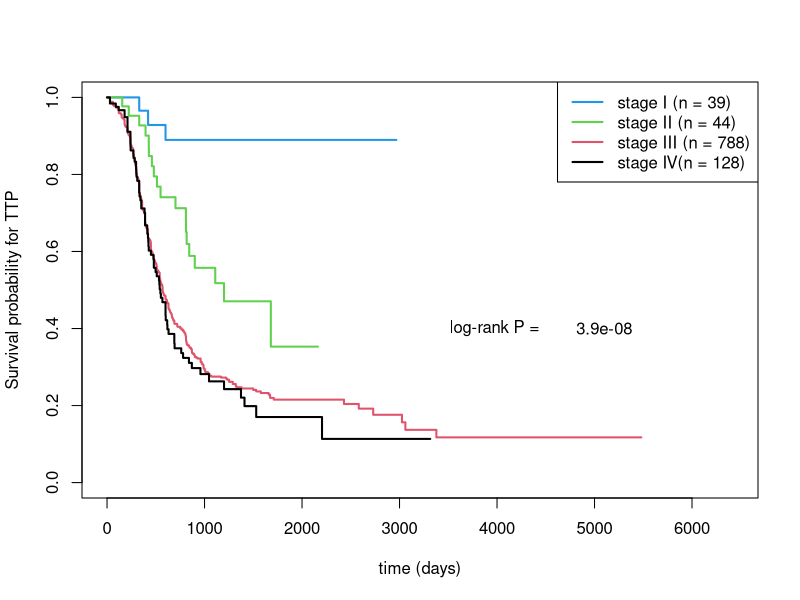
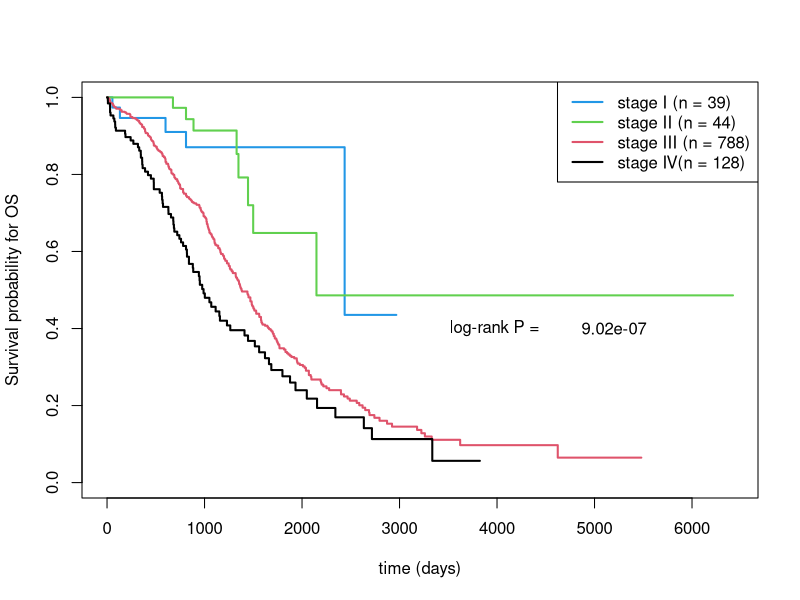
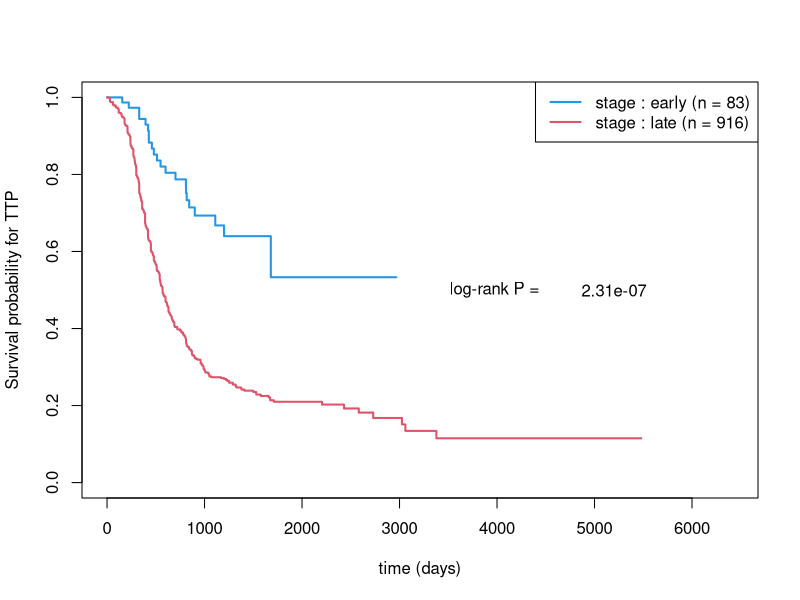
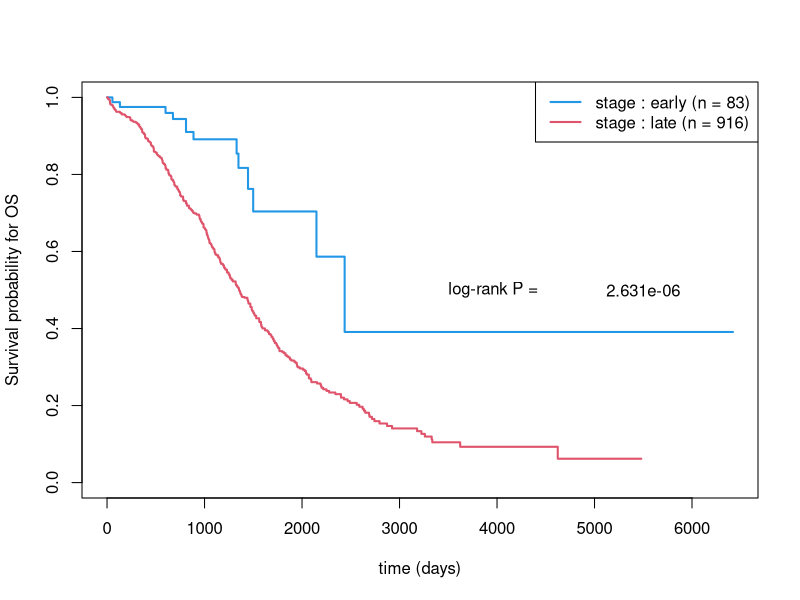

Reproduce these figures in R, in order. (Note: this script raises an error after producing the figures.)
library(survival)

## data analysis ## ===================================
ovarian_cancer = read.table(file = "ovarian_cancer.csv", header = T, sep = ",")
index = which(is.na(ovarian_cancer$tumorstage))
ovarian_cancer = ovarian_cancer[-index, ]

t.event = ovarian_cancer$days_to_tumor_recurrence
event = ovarian_cancer$recurrence_status
t.death = ovarian_cancer$days_to_death
death = ovarian_cancer$vital_status
group = ovarian_cancer$group

t.event[t.event == 0] = 1 ## data can not be zero ##
t.death[t.death == 0] = 1 ## data can not be zero ##

CEN = mean(event == 0 & death == 0)
CEN

## median follow-up ##
death2 = death
death2[death == 1] = 0
death2[death == 0] = 1
s = Surv(time = t.death, event = death2)
ss = survfit(s ~ group)
ss
length(death)

## descriptive statistics ##
Z = ovarian_cancer[, c("CXCL12", "tumorstage", "summarystage")]
Z$tumorstage = factor(Z$tumorstage)
Z$summarystage = factor(Z$summarystage, levels = c("early", "late"))
summary(Z)


## tumorstage ## ===========================================================================
## TTP ##
km.for.X = survfit(Surv(time = t.event, event = event) ~ Z$tumorstage, conf.type = "log-log")
survdiff.for.X = survdiff(Surv(time = t.event, event = event) ~ Z$tumorstage)
p_value.for.X = 1 - pchisq(survdiff.for.X$chisq, length(survdiff.for.X$n) - 1)
p_value.for.X

plot(km.for.X, mark.time = F, xlim = c(0, 6420), col = c(4, 3, 2, 1), lwd = 2,
     xlab = "time (days)", ylab = "Survival probability for TTP",
     main = NULL, conf.int = F)
text(4000, 0.4, 'log-rank P = ')
text(5100, 0.4, round(p_value.for.X, digits = 9))
legend("topright", c("stage I (n = 39)", "stage II (n = 44)", "stage III (n = 788)", "stage IV(n = 128)"),
       col = c(4, 3, 2, 1), lty = c(1, 1, 1, 1), lwd = c(2, 2, 2, 2))

## OS ##
km.for.D = survfit(Surv(time = t.death, event = death) ~ Z$tumorstage, conf.type = "log-log")
survdiff.for.D = survdiff(Surv(time = t.death, event = death) ~ Z$tumorstage)
p_value.for.D = 1 - pchisq(survdiff.for.D$chisq, length(survdiff.for.D$n) - 1)
p_value.for.D

plot(km.for.D, mark.time = F, xlim = c(0, 6420), col = c(4, 3, 2, 1), lwd = 2,
     xlab = "time (days)", ylab = "Survival probability for OS",
     main = NULL, conf.int = F)
text(4000, 0.4, 'log-rank P = ')
text(5200, 0.4, round(p_value.for.D, digits = 9))
legend("topright", c("stage I (n = 39)", "stage II (n = 44)", "stage III (n = 788)", "stage IV(n = 128)"),
       col = c(4, 3, 2, 1), lty = c(1, 1, 1, 1), lwd = c(2, 2, 2, 2))
## tumorstage ## ===========================================================================

## summarystage ## =========================================================================
## TTP ##
km.for.X = survfit(Surv(time = t.event, event = event) ~ Z$summarystage, conf.type = "log-log")
survdiff.for.X = survdiff(Surv(time = t.event, event = event) ~ Z$summarystage)
p_value.for.X = 1 - pchisq(survdiff.for.X$chisq, length(survdiff.for.D$n) - 1)
p_value.for.X

plot(km.for.X, mark.time = F, xlim = c(0, 6420), col = c(4, 2), lwd = 2,
     xlab = "time (days)", ylab = "Survival probability for TTP",
     main = NULL, conf.int = F)

text(4000, 0.5, 'log-rank P = ')
text(5200, 0.5, round(p_value.for.X, digits = 9))
legend("topright", c("stage : early (n = 83)", "stage : late (n = 916)"),
       col = c(4, 2), lty = c(1, 1), lwd = c(2, 2))

## OS ##
km.for.D = survfit(Surv(time = t.death, event = death) ~ Z$summarystage, conf.type = "log-log")
survdiff.for.D = survdiff(Surv(time = t.death, event = death) ~ Z$summarystage)
p_value.for.D = 1 - pchisq(survdiff.for.D$chisq, length(survdiff.for.D$n) - 1)
p_value.for.D

plot(km.for.D, mark.time = F, xlim = c(0, 6420), col = c(4, 2), lwd = 2,
     xlab = "time (days)", ylab = "Survival probability for OS",
     main = NULL, conf.int = F)
text(3500, 0.5, 'log-rank P = ', round(p_value.for.D, digits = 3))
text(5500, 0.5, round(p_value.for.D, digits = 9))
legend("topright", c("stage : early (n = 83)", "stage : late (n = 916)"),
       col = c(4, 2), lty = c(1, 1), lwd = c(2, 2))
## summarystage ## =========================================================================



## data transformation ##
trst = data.frame(CXCL12 = Z$CXCL12, tumorstage.2 = 0, tumorstage.3 = 0, tumorstage.4 = 0, summarystage.late = 0)
trst$tumorstage.2[Z$tumorstage == 2] = 1
trst$tumorstage.3[Z$tumorstage == 3] = 1
trst$tumorstage.4[Z$tumorstage == 4] = 1
trst$summarystage.late[Z$summarystage == "late"] = 1
Z = trst

set.seed(1)
## case 1_1, Z1 = CXCL12, Z2 = CXCL12 ## =============================================
Z1 = Z$CXCL12
Z2 = Z$CXCL12
alpha_true = 0
Adj = 550
ptm = proc.time()
repeat{
  check = try(jointCox.Weibull.reg(t.event = t.event, event = event, t.death = t.death, death = death,
                                   Z1 = Z1, Z2 = Z2, group = group, Randomize_num = 10, Adj = Adj, alpha = alpha_true))
  if(class(check) != "try-error" | Adj <= 0){break}
  Adj = Adj - 50
}
take.time = proc.time() - ptm
joint1_1 = check
Adj
take.time
## case 1_1, Z1 = CXCL12, Z2 = CXCL12 ## =============================================

set.seed(1)
## case 1_2, Z1 = CXCL12, Z2 = tumorstage ## =============================================
Z1 = Z$CXCL12
Z2 = Z[, c("tumorstage.2", "tumorstage.3", "tumorstage.4")]

alpha_true = 0
Adj = 600
ptm = proc.time()
repeat{
  check = try(jointCox.Weibull.reg(t.event = t.event, event = event, t.death = t.death, death = death,
                                   Z1 = Z1, Z2 = Z2, group = group, Randomize_num = 10, Adj = Adj, alpha = alpha_true))
  if(class(check) != "try-error" | Adj <= 0){break}
  Adj = Adj - 50
}
take.time = proc.time() - ptm
joint1_2 = check
Adj
take.time
## case 1_2, Z1 = CXCL12, Z2 = tumorstage ## =============================================

set.seed(1)
## case 1_3, Z1 = CXCL12, Z2 = summarystage ## =============================================
Z1 = Z$CXCL12
Z2 = Z$summarystage.late
alpha_true = 0
Adj = 600
ptm = proc.time()
repeat{
  check = try(jointCox.Weibull.reg(t.event = t.event, event = event, t.death = t.death, death = death,
                                   Z1 = Z1, Z2 = Z2, group = group, Randomize_num = 10, Adj = Adj, alpha = alpha_true))
  if(class(check) != "try-error" | Adj <= 0){break}
  Adj = Adj - 50
}
take.time = proc.time() - ptm
joint1_3 = check
Adj
take.time
## case 1_3, Z1 = CXCL12, Z2 = summarystage ## =============================================

set.seed(1)
## case 2_1, Z1 = tumorstage, Z2 = CXCL12 ## =============================================
Z1 = Z[, c("tumorstage.2", "tumorstage.3", "tumorstage.4")]
Z2 = Z$CXCL12
alpha_true = 0
Adj = 550
ptm = proc.time()
repeat{
  check = try(jointCox.Weibull.reg(t.event = t.event, event = event, t.death = t.death, death = death,
                                   Z1 = Z1, Z2 = Z2, group = group, Randomize_num = 10, Adj = Adj, alpha = alpha_true))
  if(class(check) != "try-error" | Adj <= 0){break}
  Adj = Adj - 50
}
take.time = proc.time() - ptm
joint2_1 = check
Adj
take.time
## case 2_1, Z1 = tumorstage, Z2 = CXCL12 ## =============================================

set.seed(1)
## case 2_2, Z1 = tumorstage, Z2 = tumorstage ## =============================================
Z1 = Z[, c("tumorstage.2", "tumorstage.3", "tumorstage.4")]
Z2 = Z[, c("tumorstage.2", "tumorstage.3", "tumorstage.4")]
alpha_true = 0
Adj = 550
ptm = proc.time()
repeat{
  check = try(jointCox.Weibull.reg(t.event = t.event, event = event, t.death = t.death, death = death,
                                   Z1 = Z1, Z2 = Z2, group = group, Randomize_num = 10, Adj = Adj, alpha = alpha_true))
  if(class(check) != "try-error" | Adj <= 0){break}
  Adj = Adj - 50
}
take.time = proc.time() - ptm
joint2_2 = check
Adj
take.time
## case 2_2, Z1 = tumorstage, Z2 = tumorstage ## =============================================

set.seed(1)
## case 2_3, Z1 = tumorstage, Z2 = summarystage ## =============================================
Z1 = Z[, c("tumorstage.2", "tumorstage.3", "tumorstage.4")]
Z2 = Z$summarystage.late
alpha_true = 0
Adj = 550
ptm = proc.time()
repeat{
  check = try(jointCox.Weibull.reg(t.event = t.event, event = event, t.death = t.death, death = death,
                                   Z1 = Z1, Z2 = Z2, group = group, Randomize_num = 10, Adj = Adj, alpha = alpha_true))
  if(class(check) != "try-error" | Adj <= 0){break}
  Adj = Adj - 50
}
take.time = proc.time() - ptm
joint2_3 = check
Adj
take.time
## case 2_3, Z1 = tumorstage, Z2 = summarystage ## =============================================

set.seed(1)
## case 3_1, Z1 = summarystage, Z2 = CXCL12 ## =============================================
Z1 = Z$summarystage.late
Z2 = Z$CXCL12
alpha_true = 0
Adj = 550
ptm = proc.time()
repeat{
  check = try(jointCox.Weibull.reg(t.event = t.event, event = event, t.death = t.death, death = death,
                                   Z1 = Z1, Z2 = Z2, group = group, Randomize_num = 10, Adj = Adj, alpha = alpha_true))
  if(class(check) != "try-error" | Adj <= 0){break}
  Adj = Adj - 50
}
take.time = proc.time() - ptm
joint3_1 = check
Adj
take.time
## case 3_1, Z1 = summarystage, Z2 = CXCL12 ## =============================================

set.seed(1)
## case 3_2, Z1 = summarystage, Z2 = tumorstage ## =============================================
Z1 = Z$summarystage.late
Z2 = Z[, c("tumorstage.2", "tumorstage.3", "tumorstage.4")]
alpha_true = 0
Adj = 600
ptm = proc.time()
repeat{
  check = try(jointCox.Weibull.reg(t.event = t.event, event = event, t.death = t.death, death = death,
                                   Z1 = Z1, Z2 = Z2, group = group, Randomize_num = 10, Adj = Adj, alpha = alpha_true))
  if(class(check) != "try-error" | Adj <= 0){break}
  Adj = Adj - 50
}
take.time = proc.time() - ptm
joint3_2 = check
Adj
take.time
## case 3_2, Z1 = summarystage, Z2 = tumorstage ## =============================================

set.seed(1)
## case 3_3, Z1 = summarystage, Z2 = summarystage ## =============================================
Z1 = Z$summarystage.late
Z2 = Z$summarystage.late
alpha_true = 0
Adj = 550
ptm = proc.time()
repeat{
  check = try(jointCox.Weibull.reg(t.event = t.event, event = event, t.death = t.death, death = death,
                                   Z1 = Z1, Z2 = Z2, group = group, Randomize_num = 10, Adj = Adj, alpha = alpha_true))
  if(class(check) != "try-error" | Adj <= 0){break}
  Adj = Adj - 50
}
take.time = proc.time() - ptm
joint3_3 = check
Adj
take.time
## case 3_3, Z1 = summarystage, Z2 = summarystage ## =============================================

set.seed(1)
## case 1_12, Z1 = CXCL12, Z2 = CXCL12 + tumorstage ## =============================================
Z1 = Z$CXCL12
Z2 = Z[, c("CXCL12", "tumorstage.2", "tumorstage.3", "tumorstage.4")]
alpha_true = 0
Adj = 550
ptm = proc.time()
repeat{
  check = try(jointCox.Weibull.reg(t.event = t.event, event = event, t.death = t.death, death = death,
                                   Z1 = Z1, Z2 = Z2, group = group, Randomize_num = 10, Adj = Adj, alpha = alpha_true))
  if(class(check) != "try-error" | Adj <= 0){break}
  Adj = Adj - 50
}
take.time = proc.time() - ptm
joint1_12 = check
Adj
take.time
## case 1_12, Z1 = CXCL12, Z2 = CXCL12 + tumorstage ## =============================================

set.seed(1)
## case 1_13, Z1 = CXCL12, Z2 = CXCL12 + summarystage ## =============================================
Z1 = Z$CXCL12
Z2 = Z[, c("CXCL12", "summarystage.late")]
alpha_true = 0
Adj = 550
ptm = proc.time()
repeat{
  check = try(jointCox.Weibull.reg(t.event = t.event, event = event, t.death = t.death, death = death,
                                   Z1 = Z1, Z2 = Z2, group = group, Randomize_num = 10, Adj = Adj, alpha = alpha_true))
  if(class(check) != "try-error" | Adj <= 0){break}
  Adj = Adj - 50
}
take.time = proc.time() - ptm
joint1_13 = check
Adj
take.time
## case 1_13, Z1 = CXCL12, Z2 = CXCL12 + summarystage ## =============================================

set.seed(1)
## case 2_12, Z1 = tumorstage, Z2 = CXCL12 + tumorstage ## =============================================
Z1 = Z[, c("tumorstage.2", "tumorstage.3", "tumorstage.4")]
Z2 = Z[, c("CXCL12", "tumorstage.2", "tumorstage.3", "tumorstage.4")]
alpha_true = 0
Adj = 600
ptm = proc.time()
repeat{
  check = try(jointCox.Weibull.reg(t.event = t.event, event = event, t.death = t.death, death = death,
                                   Z1 = Z1, Z2 = Z2, group = group, Randomize_num = 10, Adj = Adj, alpha = alpha_true))
  if(class(check) != "try-error" | Adj <= 0){break}
  Adj = Adj - 50
}
take.time = proc.time() - ptm
joint2_12 = check
Adj
take.time
## case 2_12, Z1 = tumorstage, Z2 = CXCL12 + tumorstage ## =============================================

set.seed(1)
## case 2_13, Z1 = tumorstage, Z2 = CXCL12 + summarystage ## =============================================
Z1 = Z[, c("tumorstage.2", "tumorstage.3", "tumorstage.4")]
Z2 = Z[, c("CXCL12", "summarystage.late")]
alpha_true = 0
Adj = 550
ptm = proc.time()
repeat{
  check = try(jointCox.Weibull.reg(t.event = t.event, event = event, t.death = t.death, death = death,
                                   Z1 = Z1, Z2 = Z2, group = group, Randomize_num = 10, Adj = Adj, alpha = alpha_true))
  if(class(check) != "try-error" | Adj <= 0){break}
  Adj = Adj - 50
}
take.time = proc.time() - ptm
joint2_13 = check
Adj
take.time
## case 2_13, Z1 = tumorstage, Z2 = CXCL12 + summarystage ## =============================================

set.seed(1)
## case 3_12, Z1 = summarystage, Z2 = CXCL12 + tumorstage ## =============================================
Z1 = Z$summarystage.late
Z2 = Z[, c("CXCL12", "tumorstage.2", "tumorstage.3", "tumorstage.4")]
alpha_true = 0
Adj = 550
ptm = proc.time()
repeat{
  check = try(jointCox.Weibull.reg(t.event = t.event, event = event, t.death = t.death, death = death,
                                   Z1 = Z1, Z2 = Z2, group = group, Randomize_num = 10, Adj = Adj, alpha = alpha_true))
  if(class(check) != "try-error" | Adj <= 0){break}
  Adj = Adj - 50
}
take.time = proc.time() - ptm
joint3_12 = check
Adj
take.time
## case 3_12, Z1 = summarystage, Z2 = CXCL12 + tumorstage ## =============================================

set.seed(1)
## case 3_13, Z1 = summarystage, Z2 = CXCL12 + summarystage ## =============================================
Z1 = Z$summarystage.late
Z2 = Z[, c("CXCL12", "summarystage.late")]
alpha_true = 0
Adj = 550
ptm = proc.time()
repeat{
  check = try(jointCox.Weibull.reg(t.event = t.event, event = event, t.death = t.death, death = death,
                                   Z1 = Z1, Z2 = Z2, group = group, Randomize_num = 10, Adj = Adj, alpha = alpha_true))
  if(class(check) != "try-error" | Adj <= 0){break}
  Adj = Adj - 50
}
take.time = proc.time() - ptm
joint3_13 = check
Adj
take.time
## case 3_13, Z1 = summarystage, Z2 = CXCL12 + summarystage ## =============================================

set.seed(1)
## case 12_1, Z1 = CXCL12 + tumorstage, Z2 = CXCL12 ## =============================================
Z1 = Z[, c("CXCL12", "tumorstage.2", "tumorstage.3", "tumorstage.4")]
Z2 = Z$CXCL12
alpha_true = 0
Adj = 550
ptm = proc.time()
repeat{
  check = try(jointCox.Weibull.reg(t.event = t.event, event = event, t.death = t.death, death = death,
                                   Z1 = Z1, Z2 = Z2, group = group, Randomize_num = 10, Adj = Adj, alpha = alpha_true))
  if(class(check) != "try-error" | Adj <= 0){break}
  Adj = Adj - 50
}
take.time = proc.time() - ptm
joint12_1 = check
Adj
take.time
## case 12_1, Z1 = CXCL12 + tumorstage, Z2 = CXCL12 ## =============================================

set.seed(1)
## case 13_1, Z1 = CXCL12 + summarystage, Z2 = CXCL12 ## =============================================
Z1 = Z[, c("CXCL12", "summarystage.late")]
Z2 = Z$CXCL12
alpha_true = 0
Adj = 550
ptm = proc.time()
repeat{
  check = try(jointCox.Weibull.reg(t.event = t.event, event = event, t.death = t.death, death = death,
                                   Z1 = Z1, Z2 = Z2, group = group, Randomize_num = 10, Adj = Adj, alpha = alpha_true))
  if(class(check) != "try-error" | Adj <= 0){break}
  Adj = Adj - 50
}
take.time = proc.time() - ptm
joint13_1 = check
Adj
take.time
## case 13_1, Z1 = CXCL12 + summarystage, Z2 = CXCL12 ## =============================================

set.seed(1)
## case 12_2, Z1 = CXCL12 + tumorstage, Z2 = tumorstage ## =============================================
Z1 = Z[, c("CXCL12", "tumorstage.2", "tumorstage.3", "tumorstage.4")]
Z2 = Z[, c("tumorstage.2", "tumorstage.3", "tumorstage.4")]
alpha_true = 0
Adj = 700
ptm = proc.time()
repeat{
  check = try(jointCox.Weibull.reg(t.event = t.event, event = event, t.death = t.death, death = death,
                                   Z1 = Z1, Z2 = Z2, group = group, Randomize_num = 10, Adj = Adj, alpha = alpha_true))
  if(class(check) != "try-error" | Adj <= 0){break}
  Adj = Adj - 50
}
take.time = proc.time() - ptm
joint12_2 = check
Adj
take.time
## case 12_2, Z1 = CXCL12 + tumorstage, Z2 = tumorstage ## =============================================

set.seed(1)
## case 13_2, Z1 = CXCL12 + summarystage, Z2 = tumorstage ## =============================================
Z1 = Z[, c("CXCL12", "summarystage.late")]
Z2 = Z[, c("tumorstage.2", "tumorstage.3", "tumorstage.4")]
alpha_true = 0
Adj = 650
ptm = proc.time()
repeat{
  check = try(jointCox.Weibull.reg(t.event = t.event, event = event, t.death = t.death, death = death,
                                   Z1 = Z1, Z2 = Z2, group = group, Randomize_num = 10, Adj = Adj, alpha = alpha_true))
  if(class(check) != "try-error" | Adj <= 0){break}
  Adj = Adj - 50
}
take.time = proc.time() - ptm
joint13_2 = check
Adj
take.time
## case 13_2, Z1 = CXCL12 + summarystage, Z2 = tumorstage ## =============================================

set.seed(1)
## case 12_3, Z1 = CXCL12 + tumorstage, Z2 = summarystage ## =============================================
Z1 = Z[, c("CXCL12", "tumorstage.2", "tumorstage.3", "tumorstage.4")]
Z2 = Z$summarystage.late
alpha_true = 0
Adj = 400
ptm = proc.time()
repeat{
  check = try(jointCox.Weibull.reg(t.event = t.event, event = event, t.death = t.death, death = death,
                                   Z1 = Z1, Z2 = Z2, group = group, Randomize_num = 10, Adj = Adj, alpha = alpha_true))
  if(class(check) != "try-error" | Adj <= 0){break}
  Adj = Adj - 50
}
take.time = proc.time() - ptm
joint12_3 = check
Adj
take.time
## case 12_3, Z1 = CXCL12 + tumorstage, Z2 = summarystage ## =============================================

set.seed(1)
## case 13_3, Z1 = CXCL12 + summarystage, Z2 = summarystage ## =============================================
Z1 = Z[, c("CXCL12", "summarystage.late")]
Z2 = Z$summarystage.late
alpha_true = 0
Adj = 650
ptm = proc.time()
repeat{
  check = try(jointCox.Weibull.reg(t.event = t.event, event = event, t.death = t.death, death = death,
                                   Z1 = Z1, Z2 = Z2, group = group, Randomize_num = 10, Adj = Adj, alpha = alpha_true))
  if(class(check) != "try-error" | Adj <= 0){break}
  Adj = Adj - 50
}
take.time = proc.time() - ptm
joint13_3 = check
Adj
take.time
## case 13_3, Z1 = CXCL12 + summarystage, Z2 = summarystage ## =============================================

set.seed(1)
## case 12_12, Z1 = CXCL12 + tumorstage, Z2 = CXCL12 + tumorstage ## =============================================
Z1 = Z[, c("CXCL12", "tumorstage.2", "tumorstage.3", "tumorstage.4")]
Z2 = Z[, c("CXCL12", "tumorstage.2", "tumorstage.3", "tumorstage.4")]
alpha_true = 0
Adj = 600
ptm = proc.time()
repeat{
  check = try(jointCox.Weibull.reg(t.event = t.event, event = event, t.death = t.death, death = death,
                                   Z1 = Z1, Z2 = Z2, group = group, Randomize_num = 10, Adj = Adj, alpha = alpha_true))
  if(class(check) != "try-error" | Adj <= 0){break}
  Adj = Adj - 50
}
take.time = proc.time() - ptm
joint12_12 = check
Adj
take.time
## case 12_12, Z1 = CXCL12 + tumorstage, Z2 = CXCL12 + tumorstage ## =============================================

set.seed(1)
## case 12_13, Z1 = CXCL12 + tumorstage, Z2 = CXCL12 + summarystage ## =============================================
Z1 = Z[, c("CXCL12", "tumorstage.2", "tumorstage.3", "tumorstage.4")]
Z2 = Z[, c("CXCL12", "summarystage.late")]
alpha_true = 0
Adj = 550
ptm = proc.time()
repeat{
  check = try(jointCox.Weibull.reg(t.event = t.event, event = event, t.death = t.death, death = death,
                                   Z1 = Z1, Z2 = Z2, group = group, Randomize_num = 10, Adj = Adj, alpha = alpha_true))
  if(class(check) != "try-error" | Adj <= 0){break}
  Adj = Adj - 50
}
take.time = proc.time() - ptm
joint12_13 = check
Adj
take.time
## case 12_13, Z1 = CXCL12 + tumorstage, Z2 = CXCL12 + summarystage ## =============================================

set.seed(1)
## case 13_12, Z1 = CXCL12 + summarystage, Z2 = CXCL12 + tumorstage ## =============================================
Z1 = Z[, c("CXCL12", "summarystage.late")]
Z2 = Z[, c("CXCL12", "tumorstage.2", "tumorstage.3", "tumorstage.4")]
alpha_true = 0
Adj = 550
ptm = proc.time()
repeat{
  check = try(jointCox.Weibull.reg(t.event = t.event, event = event, t.death = t.death, death = death,
                                   Z1 = Z1, Z2 = Z2, group = group, Randomize_num = 10, Adj = Adj, alpha = alpha_true))
  if(class(check) != "try-error" | Adj <= 0){break}
  Adj = Adj - 50
}
take.time = proc.time() - ptm
joint13_12 = check
Adj
take.time
## case 13_12, Z1 = CXCL12 + summarystage, Z2 = CXCL12 + tumorstage ## =============================================

set.seed(1)
## case 13_13, Z1 = CXCL12 + summarystage, Z2 = CXCL12 + summarystage ## =============================================
Z1 = Z[, c("CXCL12", "summarystage.late")]
Z2 = Z[, c("CXCL12", "summarystage.late")]
alpha_true = 0
Adj = 550
ptm = proc.time()
repeat{
  check = try(jointCox.Weibull.reg(t.event = t.event, event = event, t.death = t.death, death = death,
                                   Z1 = Z1, Z2 = Z2, group = group, Randomize_num = 10, Adj = Adj, alpha = alpha_true))
  if(class(check) != "try-error" | Adj <= 0){break}
  Adj = Adj - 50
}
take.time = proc.time() - ptm
joint13_13 = check
Adj
take.time
## case 13_13, Z1 = CXCL12 + summarystage, Z2 = CXCL12 + summarystage ## =============================================


## eta ##
joint1_1$eta
joint1_2$eta
joint1_3$eta
joint2_1$eta
joint2_2$eta
joint2_3$eta
joint3_1$eta
joint3_2$eta
joint3_3$eta

joint1_12$eta
joint1_13$eta
joint2_12$eta
joint2_13$eta
joint3_12$eta
joint3_13$eta

joint12_1$eta
joint13_1$eta
joint12_2$eta
joint13_2$eta
joint12_3$eta
joint13_3$eta

joint12_12$eta
joint12_13$eta
joint13_12$eta
joint13_13$eta


## AIC and BIC ##
AIC = c(
  joint1_1$convergence["AIC"],
  joint1_2$convergence["AIC"],
  joint1_3$convergence["AIC"],
  joint2_1$convergence["AIC"],
  joint2_2$convergence["AIC"],
  joint2_3$convergence["AIC"],
  joint3_1$convergence["AIC"],
  joint3_2$convergence["AIC"],
  joint3_3$convergence["AIC"],

  joint1_12$convergence["AIC"],
  joint1_13$convergence["AIC"],
  joint2_12$convergence["AIC"],
  joint2_13$convergence["AIC"],
  joint3_12$convergence["AIC"],
  joint3_13$convergence["AIC"],

  joint12_1$convergence["AIC"],
  joint13_1$convergence["AIC"],
  joint12_2$convergence["AIC"],
  joint13_2$convergence["AIC"],
  joint12_3$convergence["AIC"],
  joint13_3$convergence["AIC"],

  joint12_12$convergence["AIC"],
  joint12_13$convergence["AIC"],
  joint13_12$convergence["AIC"],
  joint13_13$convergence["AIC"]
)

names(AIC) = c(
  "joint1_1",
  "joint1_2",
  "joint1_3",
  "joint2_1",
  "joint2_2",
  "joint2_3",
  "joint3_1",
  "joint3_2",
  "joint3_3",

  "joint1_12",
  "joint1_13",
  "joint2_12",
  "joint2_13",
  "joint3_12",
  "joint3_13",

  "joint12_1",
  "joint13_1",
  "joint12_2",
  "joint13_2",
  "joint12_3",
  "joint13_3",

  "joint12_12",
  "joint12_13",
  "joint13_12",
  "joint13_13"
)

BIC = c(
  joint1_1$convergence["BIC"],
  joint1_2$convergence["BIC"],
  joint1_3$convergence["BIC"],
  joint2_1$convergence["BIC"],
  joint2_2$convergence["BIC"],
  joint2_3$convergence["BIC"],
  joint3_1$convergence["BIC"],
  joint3_2$convergence["BIC"],
  joint3_3$convergence["BIC"],

  joint1_12$convergence["BIC"],
  joint1_13$convergence["BIC"],
  joint2_12$convergence["BIC"],
  joint2_13$convergence["BIC"],
  joint3_12$convergence["BIC"],
  joint3_13$convergence["BIC"],

  joint12_1$convergence["BIC"],
  joint13_1$convergence["BIC"],
  joint12_2$convergence["BIC"],
  joint13_2$convergence["BIC"],
  joint12_3$convergence["BIC"],
  joint13_3$convergence["BIC"],

  joint12_12$convergence["BIC"],
  joint12_13$convergence["BIC"],
  joint13_12$convergence["BIC"],
  joint13_13$convergence["BIC"]
)

names(BIC) = c(
  "joint1_1",
  "joint1_2",
  "joint1_3",
  "joint2_1",
  "joint2_2",
  "joint2_3",
  "joint3_1",
  "joint3_2",
  "joint3_3",

  "joint1_12",
  "joint1_13",
  "joint2_12",
  "joint2_13",
  "joint3_12",
  "joint3_13",

  "joint12_1",
  "joint13_1",
  "joint12_2",
  "joint13_2",
  "joint12_3",
  "joint13_3",

  "joint12_12",
  "joint12_13",
  "joint13_12",
  "joint13_13"
)

DF = c(
  joint1_1$convergence["DF"],
  joint1_2$convergence["DF"],
  joint1_3$convergence["DF"],
  joint2_1$convergence["DF"],
  joint2_2$convergence["DF"],
  joint2_3$convergence["DF"],
  joint3_1$convergence["DF"],
  joint3_2$convergence["DF"],
  joint3_3$convergence["DF"],

  joint1_12$convergence["DF"],
  joint1_13$convergence["DF"],
  joint2_12$convergence["DF"],
  joint2_13$convergence["DF"],
  joint3_12$convergence["DF"],
  joint3_13$convergence["DF"],

  joint12_1$convergence["DF"],
  joint13_1$convergence["DF"],
  joint12_2$convergence["DF"],
  joint13_2$convergence["DF"],
  joint12_3$convergence["DF"],
  joint13_3$convergence["DF"],

  joint12_12$convergence["DF"],
  joint12_13$convergence["DF"],
  joint13_12$convergence["DF"],
  joint13_13$convergence["DF"]
)

names(DF) = c(
  "joint1_1",
  "joint1_2",
  "joint1_3",
  "joint2_1",
  "joint2_2",
  "joint2_3",
  "joint3_1",
  "joint3_2",
  "joint3_3",

  "joint1_12",
  "joint1_13",
  "joint2_12",
  "joint2_13",
  "joint3_12",
  "joint3_13",

  "joint12_1",
  "joint13_1",
  "joint12_2",
  "joint13_2",
  "joint12_3",
  "joint13_3",

  "joint12_12",
  "joint12_13",
  "joint13_12",
  "joint13_13"
)

res1 = data.frame(AIC = names(AIC)[order(rank(AIC))], DF = DF[order(rank(AIC))], row.names = NULL)
res1

res2 = data.frame(BIC = names(BIC)[order(rank(BIC))], DF = DF[order(rank(BIC))], row.names = NULL)
res2

joint12_12$eta
joint12_13$eta
joint12_3$eta



## joint12_12 ## ===========================================
## beta1 ##
round(exp(joint12_12$beta1[, c(1, 3, 4)]), digits = 2)
## beta2 ##
round(exp(joint12_12$beta2[, c(1, 3, 4)]), digits = 2)
## shape1 ##
round(joint12_12$g[2, c(1, 3, 4)], digits = 3)
## shape2 ##
round(joint12_12$h[2, c(1, 3, 4)], digits = 3)
## eta ##
round(joint12_12$eta[c(1, 3, 4)], digits = 3)
## theta ##
round(joint12_12$theta[c(1, 3, 4)], digits = 3)
## tau ##
round(joint12_12$tau[c(1, 3, 4)], digits = 3)
## alpha ##
joint12_12$alpha

## AIC ##
joint12_12$convergence["AIC"]
## BIC ##
joint12_12$convergence["BIC"]
## DF $$
joint12_12$convergence["DF"]
## joint12_12 ## ===========================================


## joint12_13 ## ===========================================
## beta1 ##
round(exp(joint12_13$beta1[, c(1, 3, 4)]), digits = 2)
## beta2 ##
round(exp(joint12_13$beta2[, c(1, 3, 4)]), digits = 2)
## shape1 ##
round(joint12_13$g[2, c(1, 3, 4)], digits = 3)
## shape2 ##
round(joint12_13$h[2, c(1, 3, 4)], digits = 3)
## eta ##
round(joint12_13$eta[c(1, 3, 4)], digits = 3)
## theta ##
round(joint12_13$theta[c(1, 3, 4)], digits = 3)
## tau ##
round(joint12_13$tau[c(1, 3, 4)], digits = 3)
## alpha ##
joint12_13$alpha

## AIC ##
joint12_13$convergence["AIC"]
## BIC ##
joint12_13$convergence["BIC"]
## DF ##
joint12_12$convergence["DF"]
## joint12_13 ## ===========================================




## Table 13 ~ 16 ##
joint = joint12_13
time = 1825
p = 0.5

## CXCL12 = -2 -1 0 1 2
ZZ = data.frame(CXCL12 = c(rep(-2, 4), rep(-1, 4), rep(0, 4), rep(1, 4), rep(2, 4)),
                stage = rep(c(1, 2, 3, 4), 5), summarystage = 0)

ZZ$summarystage[ZZ$stage <= 2] = "early"
ZZ$summarystage[ZZ$stage > 2] = "late"

## Z1 ##
Z1 = data.frame(CXCL12 = ZZ$CXCL12, tumorstage.2 = 0, tumorstage.3 = 0, tumorstage.4 = 0)
Z1$tumorstage.2[ZZ$stage == 2] = 1
Z1$tumorstage.3[ZZ$stage == 3] = 1
Z1$tumorstage.4[ZZ$stage == 4] = 1


## Z2 ##
Z2 = data.frame(CXCL12 = ZZ$CXCL12, summarystage.late = 0)
Z2$summarystage.late[ZZ$summarystage == "late"] = 1



A = jointCox.Weibull.prediction(object = joint, time = time, p = p,
                                Z1 = Z1, Z2 = Z2,
                                method = "Monte Carlo")

## TTP ##
median.X = data.frame(CXCL12 = ZZ$CXCL12, stage = ZZ$stage, round(A$Quantile.of.X[, c("Estimate", "Lower", "Upper")]))
mean.X = data.frame(CXCL12 = ZZ$CXCL12, stage = ZZ$stage, round(A$Mean.of.X[, c("Estimate", "Lower", "Upper")]))
mrl.X = data.frame(CXCL12 = ZZ$CXCL12, stage = ZZ$stage, round(A$MRL.of.X[, c("Estimate", "Lower", "Upper")]))
surv.X = data.frame(CXCL12 = ZZ$CXCL12, stage = ZZ$stage, round(A$Survival.of.X[, c("Estimate", "Lower", "Upper")], digits = 3))
median.X
mean.X
mrl.X
surv.X

## OS ##
median.D = data.frame(CXCL12 = ZZ$CXCL12, summarystage = ZZ$summarystage, round(A$Quantile.of.D[, c("Estimate", "Lower", "Upper")]))
mean.D = data.frame(CXCL12 = ZZ$CXCL12, summarystage = ZZ$summarystage, round(A$Mean.of.D[, c("Estimate", "Lower", "Upper")]))
mrl.D = data.frame(CXCL12 = ZZ$CXCL12, summarystage = ZZ$summarystage, round(A$MRL.of.D[, c("Estimate", "Lower", "Upper")]))
surv.D = data.frame(CXCL12 = ZZ$CXCL12, summarystage = ZZ$summarystage, round(A$Survival.of.D[, c("Estimate", "Lower", "Upper")], digits = 3))
unique(median.D)
unique(mean.D)
unique(mrl.D)
unique(surv.D)












## Figure 11, 12 ## =====================================================================
joint = joint12_13
time = seq(0, 6420, length.out = 100)
p = 0.5

## CXCL12 = -2, 2
CXCL12 = -2
col0 = c(4, 3, 2, 1)
lty0 = c(1, 2, 4, 5)

## TTP ## =============================================================================
## MRLX ##
plot(0, 0, type = "l", xlim = c(0, 6420), ylim = c(0, 10000),
     xlab = "time (days)", ylab = "MRL for TTP", main = paste("CXCL12 = ", CXCL12))
for (ii in 1:4) {
  stage = ii
  if(stage <= 2) {
    summarystage = "early"
  }else {
    summarystage = "late"
  }

  Z1 = data.frame(CXCL12 = CXCL12, tumorstage.2 = 0, tumorstage.3 = 0, tumorstage.4 = 0)
  if(stage == 2) { Z1$tumorstage.2 = 1 }
  if(stage == 3) { Z1$tumorstage.3 = 1 }
  if(stage == 4) { Z1$tumorstage.4 = 1 }

  Z2 = data.frame(CXCL12 = CXCL12, summarystage.late = 0)
  if(summarystage == "late") { Z2$summarystage.late = 1 }

  A = jointCox.Weibull.prediction(object = joint, time = time, p = p,
                                  Z1 = Z1, Z2 = Z2)
  res = A$MRL.of.X
  lines(res$t, res$Estimate, lwd = 2, lty = lty0[ii], col = col0[ii])
}
legend("topright", legend = c("stage I", "stage II", "stage III", "stage IV"),
       lwd = 2, lty = lty0, col = col0)


## SurvX ##
plot(0, 0, type = "l", xlim = c(0, 6420), ylim = c(0, 1),
     xlab = "time (days)", ylab = "Survival probability for TTP", main = paste("CXCL12 = ", CXCL12))
for (ii in 1:4) {
  stage = ii
  if(stage <= 2) {
    summarystage = "early"
  }else {
    summarystage = "late"
  }

  Z1 = data.frame(CXCL12 = CXCL12, tumorstage.2 = 0, tumorstage.3 = 0, tumorstage.4 = 0)
  if(stage == 2) { Z1$tumorstage.2 = 1 }
  if(stage == 3) { Z1$tumorstage.3 = 1 }
  if(stage == 4) { Z1$tumorstage.4 = 1 }

  Z2 = data.frame(CXCL12 = CXCL12, summarystage.late = 0)
  if(summarystage == "late") { Z2$summarystage.late = 1 }

  A = jointCox.Weibull.prediction(object = joint, time = time, p = p,
                                  Z1 = Z1, Z2 = Z2)
  res = A$Survival.of.X
  lines(res$t, res$Estimate, lwd = 2, lty = lty0[ii], col = col0[ii])
}
legend("topright", legend = c("stage I", "stage II", "stage III", "stage IV"),
       lwd = 2, lty = lty0, col = col0)


## HazardX ##
plot(0, 0, type = "l", xlim = c(0, 6420), ylim = c(0, 0.002),
     xlab = "time (days)", ylab = "Hazard rate for TTP", main = paste("CXCL12 = ", CXCL12))
for (ii in 1:4) {
  stage = ii
  if(stage <= 2) {
    summarystage = "early"
  }else {
    summarystage = "late"
  }

  Z1 = data.frame(CXCL12 = CXCL12, tumorstage.2 = 0, tumorstage.3 = 0, tumorstage.4 = 0)
  if(stage == 2) { Z1$tumorstage.2 = 1 }
  if(stage == 3) { Z1$tumorstage.3 = 1 }
  if(stage == 4) { Z1$tumorstage.4 = 1 }

  Z2 = data.frame(CXCL12 = CXCL12, summarystage.late = 0)
  if(summarystage == "late") { Z2$summarystage.late = 1 }

  A = jointCox.Weibull.prediction(object = joint, time = time, p = p,
                                  Z1 = Z1, Z2 = Z2)
  res = A$Hazard.of.X
  lines(res$t, res$Estimate, lwd = 2, lty = lty0[ii], col = col0[ii])
}
legend("topright", legend = c("stage I", "stage II", "stage III", "stage IV"),
       lwd = 2, lty = lty0, col = col0)


## OS ## =============================================================================
## MRLD ##
plot(0, 0, type = "l", xlim = c(0, 6420), ylim = c(0, 10000),
     xlab = "time (days)", ylab = "MRL for OS", main = paste("CXCL12 = ", CXCL12))
for (ii in c(1, 3)) {
  stage = ii
  if(stage <= 2) {
    summarystage = "early"
  }else {
    summarystage = "late"
  }

  Z1 = data.frame(CXCL12 = CXCL12, tumorstage.2 = 0, tumorstage.3 = 0, tumorstage.4 = 0)
  if(stage == 2) { Z1$tumorstage.2 = 1 }
  if(stage == 3) { Z1$tumorstage.3 = 1 }
  if(stage == 4) { Z1$tumorstage.4 = 1 }

  Z2 = data.frame(CXCL12 = CXCL12, summarystage.late = 0)
  if(summarystage == "late") { Z2$summarystage.late = 1 }

  A = jointCox.Weibull.prediction(object = joint, time = time, p = p,
                                  Z1 = Z1, Z2 = Z2)
  res = A$MRL.of.D
  if(ii == 1) {
    lines(res$t, res$Estimate, lwd = 2, lty = 1, col = 4)
  }
  if(ii == 3) {
    lines(res$t, res$Estimate, lwd = 2, lty = 2, col = 2)
  }
}
legend("topright", legend = c("stage early", "stage late"),
       lwd = 2, lty = c(1, 2), col = c(4, 2))



## SurvD ##
plot(0, 0, type = "l", xlim = c(0, 6420), ylim = c(0, 1),
     xlab = "time (days)", ylab = "Survival probability for OS", main = paste("CXCL12 = ", CXCL12))
for (ii in c(1, 3)) {
  stage = ii
  if(stage <= 2) {
    summarystage = "early"
  }else {
    summarystage = "late"
  }

  Z1 = data.frame(CXCL12 = CXCL12, tumorstage.2 = 0, tumorstage.3 = 0, tumorstage.4 = 0)
  if(stage == 2) { Z1$tumorstage.2 = 1 }
  if(stage == 3) { Z1$tumorstage.3 = 1 }
  if(stage == 4) { Z1$tumorstage.4 = 1 }

  Z2 = data.frame(CXCL12 = CXCL12, summarystage.late = 0)
  if(summarystage == "late") { Z2$summarystage.late = 1 }

  A = jointCox.Weibull.prediction(object = joint, time = time, p = p,
                                  Z1 = Z1, Z2 = Z2)
  res = A$Survival.of.D
  if(ii == 1) {
    lines(res$t, res$Estimate, lwd = 2, lty = 1, col = 4)
  }
  if(ii == 3) {
    lines(res$t, res$Estimate, lwd = 2, lty = 2, col = 2)
  }
}
legend("topright", legend = c("stage early", "stage late"),
       lwd = 2, lty = c(1, 2), col = c(4, 2))


## HazardD ##
plot(0, 0, type = "l", xlim = c(0, 6420), ylim = c(0, 0.002),
     xlab = "time (days)", ylab = "Hazard rate for OS", main = paste("CXCL12 = ", CXCL12))
for (ii in c(1, 3)) {
  stage = ii
  if(stage <= 2) {
    summarystage = "early"
  }else {
    summarystage = "late"
  }

  Z1 = data.frame(CXCL12 = CXCL12, tumorstage.2 = 0, tumorstage.3 = 0, tumorstage.4 = 0)
  if(stage == 2) { Z1$tumorstage.2 = 1 }
  if(stage == 3) { Z1$tumorstage.3 = 1 }
  if(stage == 4) { Z1$tumorstage.4 = 1 }

  Z2 = data.frame(CXCL12 = CXCL12, summarystage.late = 0)
  if(summarystage == "late") { Z2$summarystage.late = 1 }

  A = jointCox.Weibull.prediction(object = joint, time = time, p = p,
                                  Z1 = Z1, Z2 = Z2)
  res = A$Hazard.of.D
  if(ii == 1) {
    lines(res$t, res$Estimate, lwd = 2, lty = 1, col = 4)
  }
  if(ii == 3) {
    lines(res$t, res$Estimate, lwd = 2, lty = 2, col = 2)
  }
}
legend("topright", legend = c("stage early", "stage late"),
       lwd = 2, lty = c(1, 2), col = c(4, 2))
## Figure 11, 12 ## =====================================================================










